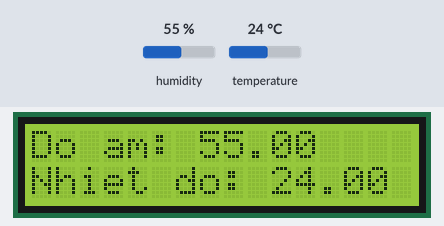
Bench run of a sketch on a simulated Arduino Uno, built with avr-gcc and run on an emulated ATmega328P. Shown: 16×2 character LCD. The inputs (shaded band) are chosen by the test bench; at power-on: humidity 55 %, temperature 24 °C. What the sketch prints to the serial monitor is not drawn.

Above: at 1.2 s.
1.3 s: humidity set to 22 %
At 3.0 s:
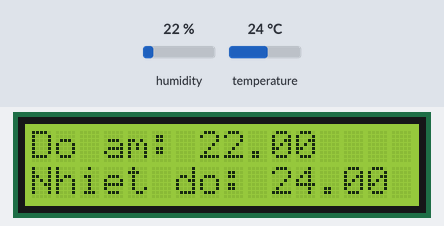
4.0 s: temperature set to 12 °C
At 5.6 s:
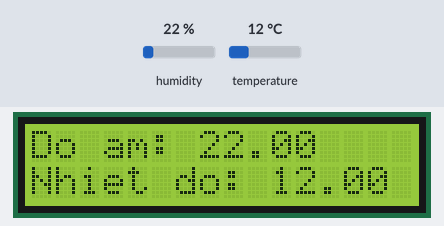
6.7 s: humidity set to 40 %
At 8.6 s:
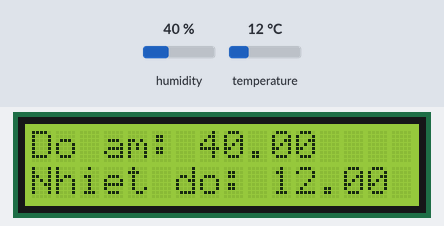
9.7 s: temperature set to 19 °C
At 11.3 s:
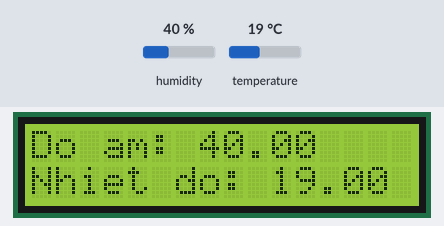
Timing chart, 0 to 12.8 s (numbered marks = the images above; inputs shaded):
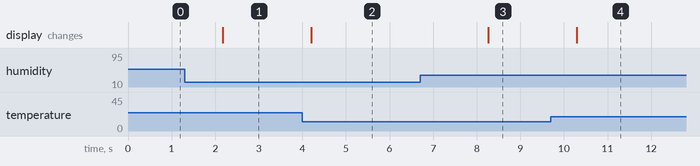

Measured:
- after the input at 1.3 s, the display: changes after 0.87 s (image 1)
- after the input at 4.0 s, the display: changes after 0.20 s (image 2)
- after the input at 6.7 s, the display: changes after 1.6 s (image 3)
- after the input at 9.7 s, the display: changes after 0.59 s (image 4)

The sketch:

V25_DHT11.ino
```cpp
#include<DHT.h>
//#include <wire.h>
#include <LiquidCrystal_I2C.h>

 const int PINDHT = 4;
 const int DHTTYPE = DHT11;
DHT dht(PINDHT, DHTTYPE);

//#include <LiquidCrystal_I2C.h>
LiquidCrystal_I2C lcd(0x27, 16, 2);


void setup(){
  Serial.begin(9600);
  dht.begin();

   lcd.init();
   lcd.backlight();
  lcd.clear();
}

void loop(){
  double doAm = dht.readHumidity();
  double nhietDo = dht.readTemperature();
  Serial.print("Do am: ");
  Serial.println(doAm);
  Serial.print("Nhiet do: ");
  Serial.println(nhietDo);

   lcd.setCursor(0, 0);
  lcd.print("Do am: ");
  lcd.setCursor(7, 0);
  lcd.print(doAm);
  lcd.setCursor(0, 1);
  lcd.print("Nhiet do: ");
  lcd.setCursor(10, 1);
  lcd.print(nhietDo);
  // lcd.setCursor(1, 1);
  // lcd.print("Do am  = 60");
}
```
